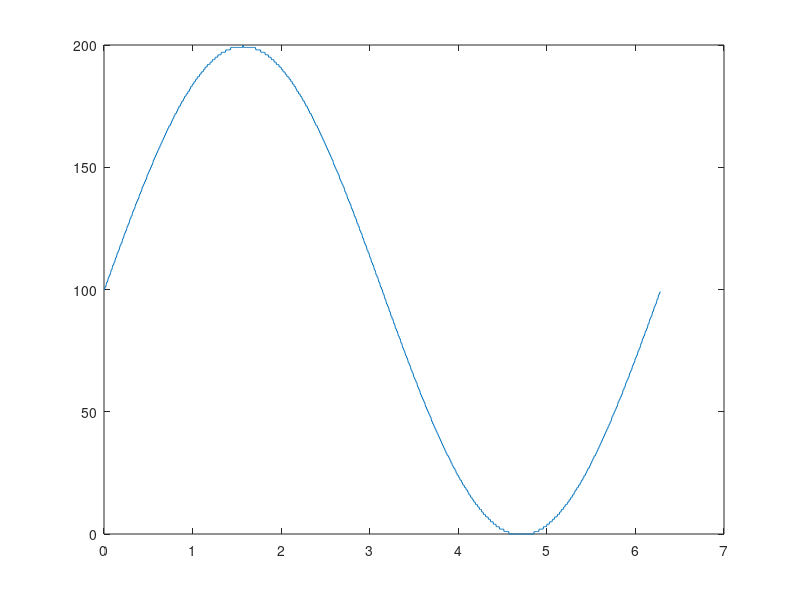

Write MATLAB code to recreate this figure.
clear;
close all;
t=linspace(0,2*pi,1001);
z=sin(t);
A=100;
x=A*z+A;
yr=round(x);
yc=ceil(x);
yf=floor(x);

plot(t,x);
plot(t,yr);
plot(t,yc);
plot(t,yf);


%3
yr3=de2bi(yr);
yc3=de2bi(yc);
yf3=de2bi(yf);

plot(t,yr3);
plot(t,yc3);
plot(t,yf3);

%4
yr4=bi2de(yr3);
yc4=bi2de(yc3);
yf4=bi2de(yf3);

plot(t,yr4);
plot(t,yc4);
plot(t,yf4);
